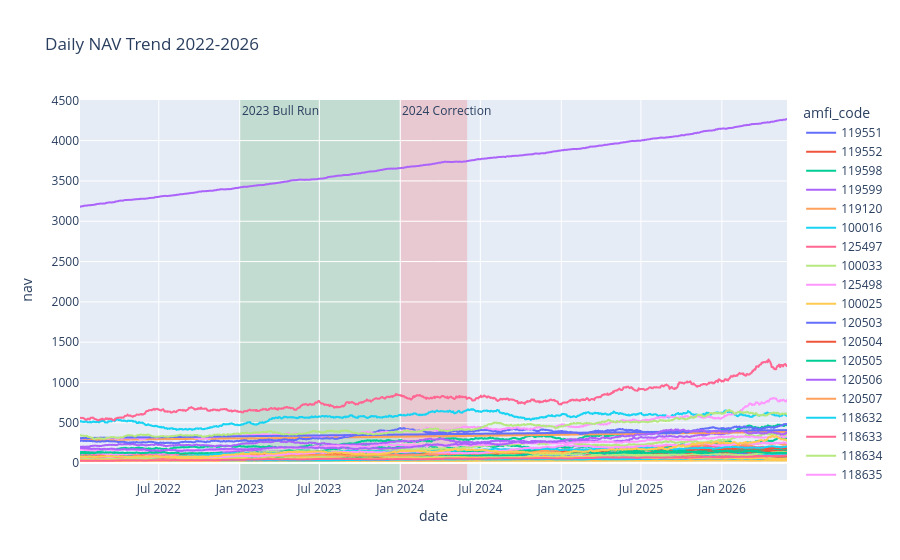

Here is the notebook cell this chart was saved with:
### Code cell
# Task 1: NAV Trend Analysis
fig = px.line(df_nav, x='date', y='nav', color='amfi_code', title="Daily NAV Trend 2022-2026")

# Highlight 2023 Bull Run
fig.add_vrect(
    x0="2023-01-01", x1="2023-12-31", 
    fillcolor="green", opacity=0.15, layer="below", line_width=0,
    annotation_text="2023 Bull Run", annotation_position="top left"
)

# Highlight 2024 Correction
fig.add_vrect(
    x0="2024-01-01", x1="2024-06-01", 
    fillcolor="red", opacity=0.15, layer="below", line_width=0,
    annotation_text="2024 Correction", annotation_position="top left"
)

fig.show()

### Figure 1 — Plotly figure (JSON) as saved in the notebook; plotly's stock layout.template omitted (floating-point values rounded to 4 significant figures; data arrays with more than 128 entries replaced by an {"elided": "..."} marker saying what was removed)
{"data": [{"hovertemplate": "amfi_code=119551<br>date=%{x}<br>nav=%{y}<extra></extra>", "legendgroup": "119551", "line": {"color": "#636efa", "dash": "solid"}, "marker": {"symbol": "circle"}, "mode": "lines", "name": "119551", "showlegend": true, "type": "scattergl", "x": {"elided": "1150 str values"}, "xaxis": "x", "y": {"elided": "1150 float values"}, "yaxis": "y"}, {"hovertemplate": "amfi_code=119552<br>date=%{x}<br>nav=%{y}<extra></extra>", "legendgroup": "119552", "line": {"color": "#EF553B", "dash": "solid"}, "marker": {"symbol": "circle"}, "mode": "lines", "name": "119552", "showlegend": true, "type": "scattergl", "x": {"elided": "1150 str values"}, "xaxis": "x", "y": {"elided": "1150 float values"}, "yaxis": "y"}, {"hovertemplate": "amfi_code=119598<br>date=%{x}<br>nav=%{y}<extra></extra>", "legendgroup": "119598", "line": {"color": "#00cc96", "dash": "solid"}, "marker": {"symbol": "circle"}, "mode": "lines", "name": "119598", "showlegend": true, "type": "scattergl", "x": {"elided": "1150 str values"}, "xaxis": "x", "y": {"elided": "1150 float values"}, "yaxis": "y"}, {"hovertemplate": "amfi_code=119599<br>date=%{x}<br>nav=%{y}<extra></extra>", "legendgroup": "119599", "line": {"color": "#ab63fa", "dash": "solid"}, "marker": {"symbol": "circle"}, "mode": "lines", "name": "119599", "showlegend": true, "type": "scattergl", "x": {"elided": "1150 str values"}, "xaxis": "x", "y": {"elided": "1150 float values"}, "yaxis": "y"}, {"hovertemplate": "amfi_code=119120<br>date=%{x}<br>nav=%{y}<extra></extra>", "legendgroup": "119120", "line": {"color": "#FFA15A", "dash": "solid"}, "marker": {"symbol": "circle"}, "mode": "lines", "name": "119120", "showlegend": true, "type": "scattergl", "x": {"elided": "1150 str values"}, "xaxis": "x", "y": {"elided": "1150 float values"}, "yaxis": "y"}, {"hovertemplate": "amfi_code=100016<br>date=%{x}<br>nav=%{y}<extra></extra>", "legendgroup": "100016", "line": {"color": "#19d3f3", "dash": "solid"}, "marker": {"symbol": "circle"}, "mode": "lines", "name": "100016", "showlegend": true, "type": "scattergl", "x": {"elided": "1150 str values"}, "xaxis": "x", "y": {"elided": "1150 float values"}, "yaxis": "y"}, {"hovertemplate": "amfi_code=125497<br>date=%{x}<br>nav=%{y}<extra></extra>", "legendgroup": "125497", "line": {"color": "#FF6692", "dash": "solid"}, "marker": {"symbol": "circle"}, "mode": "lines", "name": "125497", "showlegend": true, "type": "scattergl", "x": {"elided": "1150 str values"}, "xaxis": "x", "y": {"elided": "1150 float values"}, "yaxis": "y"}, {"hovertemplate": "amfi_code=100033<br>date=%{x}<br>nav=%{y}<extra></extra>", "legendgroup": "100033", "line": {"color": "#B6E880", "dash": "solid"}, "marker": {"symbol": "circle"}, "mode": "lines", "name": "100033", "showlegend": true, "type": "scattergl", "x": {"elided": "1150 str values"}, "xaxis": "x", "y": {"elided": "1150 float values"}, "yaxis": "y"}, {"hovertemplate": "amfi_code=125498<br>date=%{x}<br>nav=%{y}<extra></extra>", "legendgroup": "125498", "line": {"color": "#FF97FF", "dash": "solid"}, "marker": {"symbol": "circle"}, "mode": "lines", "name": "125498", "showlegend": true, "type": "scattergl", "x": {"elided": "1150 str values"}, "xaxis": "x", "y": {"elided": "1150 float values"}, "yaxis": "y"}, {"hovertemplate": "amfi_code=100025<br>date=%{x}<br>nav=%{y}<extra></extra>", "legendgroup": "100025", "line": {"color": "#FECB52", "dash": "solid"}, "marker": {"symbol": "circle"}, "mode": "lines", "name": "100025", "showlegend": true, "type": "scattergl", "x": {"elided": "1150 str values"}, "xaxis": "x", "y": {"elided": "1150 float values"}, "yaxis": "y"}, {"hovertemplate": "amfi_code=120503<br>date=%{x}<br>nav=%{y}<extra></extra>", "legendgroup": "120503", "line": {"color": "#636efa", "dash": "solid"}, "marker": {"symbol": "circle"}, "mode": "lines", "name": "120503", "showlegend": true, "type": "scattergl", "x": {"elided": "1150 str values"}, "xaxis": "x", "y": {"elided": "1150 float values"}, "yaxis": "y"}, {"hovertemplate": "amfi_code=120504<br>date=%{x}<br>nav=%{y}<extra></extra>", "legendgroup": "120504", "line": {"color": "#EF553B", "dash": "solid"}, "marker": {"symbol": "circle"}, "mode": "lines", "name": "120504", "showlegend": true, "type": "scattergl", "x": {"elided": "1150 str values"}, "xaxis": "x", "y": {"elided": "1150 float values"}, "yaxis": "y"}, {"hovertemplate": "amfi_code=120505<br>date=%{x}<br>nav=%{y}<extra></extra>", "legendgroup": "120505", "line": {"color": "#00cc96", "dash": "solid"}, "marker": {"symbol": "circle"}, "mode": "lines", "name": "120505", "showlegend": true, "type": "scattergl", "x": {"elided": "1150 str values"}, "xaxis": "x", "y": {"elided": "1150 float values"}, "yaxis": "y"}, {"hovertemplate": "amfi_code=120506<br>date=%{x}<br>nav=%{y}<extra></extra>", "legendgroup": "120506", "line": {"color": "#ab63fa", "dash": "solid"}, "marker": {"symbol": "circle"}, "mode": "lines", "name": "120506", "showlegend": true, "type": "scattergl", "x": {"elided": "1150 str values"}, "xaxis": "x", "y": {"elided": "1150 float values"}, "yaxis": "y"}, {"hovertemplate": "amfi_code=120507<br>date=%{x}<br>nav=%{y}<extra></extra>", "legendgroup": "120507", "line": {"color": "#FFA15A", "dash": "solid"}, "marker": {"symbol": "circle"}, "mode": "lines", "name": "120507", "showlegend": true, "type": "scattergl", "x": {"elided": "1150 str values"}, "xaxis": "x", "y": {"elided": "1150 float values"}, "yaxis": "y"}, {"hovertemplate": "amfi_code=118632<br>date=%{x}<br>nav=%{y}<extra></extra>", "legendgroup": "118632", "line": {"color": "#19d3f3", "dash": "solid"}, "marker": {"symbol": "circle"}, "mode": "lines", "name": "118632", "showlegend": true, "type": "scattergl", "x": {"elided": "1150 str values"}, "xaxis": "x", "y": {"elided": "1150 float values"}, "yaxis": "y"}, {"hovertemplate": "amfi_code=118633<br>date=%{x}<br>nav=%{y}<extra></extra>", "legendgroup": "118633", "line": {"color": "#FF6692", "dash": "solid"}, "marker": {"symbol": "circle"}, "mode": "lines", "name": "118633", "showlegend": true, "type": "scattergl", "x": {"elided": "1150 str values"}, "xaxis": "x", "y": {"elided": "1150 float values"}, "yaxis": "y"}, {"hovertemplate": "amfi_code=118634<br>date=%{x}<br>nav=%{y}<extra></extra>", "legendgroup": "118634", "line": {"color": "#B6E880", "dash": "solid"}, "marker": {"symbol": "circle"}, "mode": "lines", "name": "118634", "showlegend": true, "type": "scattergl", "x": {"elided": "1150 str values"}, "xaxis": "x", "y": {"elided": "1150 float values"}, "yaxis": "y"}, {"hovertemplate": "amfi_code=118635<br>date=%{x}<br>nav=%{y}<extra></extra>", "legendgroup": "118635", "line": {"color": "#FF97FF", "dash": "solid"}, "marker": {"symbol": "circle"}, "mode": "lines", "name": "118635", "showlegend": true, "type": "scattergl", "x": {"elided": "1150 str values"}, "xaxis": "x", "y": {"elided": "1150 float values"}, "yaxis": "y"}, {"hovertemplate": "amfi_code=118636<br>date=%{x}<br>nav=%{y}<extra></extra>", "legendgroup": "118636", "line": {"color": "#FECB52", "dash": "solid"}, "marker": {"symbol": "circle"}, "mode": "lines", "name": "118636", "showlegend": true, "type": "scattergl", "x": {"elided": "1150 str values"}, "xaxis": "x", "y": {"elided": "1150 float values"}, "yaxis": "y"}, {"hovertemplate": "amfi_code=120841<br>date=%{x}<br>nav=%{y}<extra></extra>", "legendgroup": "120841", "line": {"color": "#636efa", "dash": "solid"}, "marker": {"symbol": "circle"}, "mode": "lines", "name": "120841", "showlegend": true, "type": "scattergl", "x": {"elided": "1150 str values"}, "xaxis": "x", "y": {"elided": "1150 float values"}, "yaxis": "y"}, {"hovertemplate": "amfi_code=120842<br>date=%{x}<br>nav=%{y}<extra></extra>", "legendgroup": "120842", "line": {"color": "#EF553B", "dash": "solid"}, "marker": {"symbol": "circle"}, "mode": "lines", "name": "120842", "showlegend": true, "type": "scattergl", "x": {"elided": "1150 str values"}, "xaxis": "x", "y": {"elided": "1150 float values"}, "yaxis": "y"}, {"hovertemplate": "amfi_code=120843<br>date=%{x}<br>nav=%{y}<extra></extra>", "legendgroup": "120843", "line": {"color": "#00cc96", "dash": "solid"}, "marker": {"symbol": "circle"}, "mode": "lines", "name": "120843", "showlegend": true, "type": "scattergl", "x": {"elided": "1150 str values"}, "xaxis": "x", "y": {"elided": "1150 float values"}, "yaxis": "y"}, {"hovertemplate": "amfi_code=120844<br>date=%{x}<br>nav=%{y}<extra></extra>", "legendgroup": "120844", "line": {"color": "#ab63fa", "dash": "solid"}, "marker": {"symbol": "circle"}, "mode": "lines", "name": "120844", "showlegend": true, "type": "scattergl", "x": {"elided": "1150 str values"}, "xaxis": "x", "y": {"elided": "1150 float values"}, "yaxis": "y"}, {"hovertemplate": "amfi_code=119092<br>date=%{x}<br>nav=%{y}<extra></extra>", "legendgroup": "119092", "line": {"color": "#FFA15A", "dash": "solid"}, "marker": {"symbol": "circle"}, "mode": "lines", "name": "119092", "showlegend": true, "type": "scattergl", "x": {"elided": "1150 str values"}, "xaxis": "x", "y": {"elided": "1150 float values"}, "yaxis": "y"}, {"hovertemplate": "amfi_code=119093<br>date=%{x}<br>nav=%{y}<extra></extra>", "legendgroup": "119093", "line": {"color": "#19d3f3", "dash": "solid"}, "marker": {"symbol": "circle"}, "mode": "lines", "name": "119093", "showlegend": true, "type": "scattergl", "x": {"elided": "1150 str values"}, "xaxis": "x", "y": {"elided": "1150 float values"}, "yaxis": "y"}, {"hovertemplate": "amfi_code=119094<br>date=%{x}<br>nav=%{y}<extra></extra>", "legendgroup": "119094", "line": {"color": "#FF6692", "dash": "solid"}, "marker": {"symbol": "circle"}, "mode": "lines", "name": "119094", "showlegend": true, "type": "scattergl", "x": {"elided": "1150 str values"}, "xaxis": "x", "y": {"elided": "1150 float values"}, "yaxis": "y"}, {"hovertemplate": "amfi_code=119095<br>date=%{x}<br>nav=%{y}<extra></extra>", "legendgroup": "119095", "line": {"color": "#B6E880", "dash": "solid"}, "marker": {"symbol": "circle"}, "mode": "lines", "name": "119095", "showlegend": true, "type": "scattergl", "x": {"elided": "1150 str values"}, "xaxis": "x", "y": {"elided": "1150 float values"}, "yaxis": "y"}, {"hovertemplate": "amfi_code=101206<br>date=%{x}<br>nav=%{y}<extra></extra>", "legendgroup": "101206", "line": {"color": "#FF97FF", "dash": "solid"}, "marker": {"symbol": "circle"}, "mode": "lines", "name": "101206", "showlegend": true, "type": "scattergl", "x": {"elided": "1150 str values"}, "xaxis": "x", "y": {"elided": "1150 float values"}, "yaxis": "y"}, {"hovertemplate": "amfi_code=101207<br>date=%{x}<br>nav=%{y}<extra></extra>", "legendgroup": "101207", "line": {"color": "#FECB52", "dash": "solid"}, "marker": {"symbol": "circle"}, "mode": "lines", "name": "101207", "showlegend": true, "type": "scattergl", "x": {"elided": "1150 str values"}, "xaxis": "x", "y": {"elided": "1150 float values"}, "yaxis": "y"}, {"hovertemplate": "amfi_code=101208<br>date=%{x}<br>nav=%{y}<extra></extra>", "legendgroup": "101208", "line": {"color": "#636efa", "dash": "solid"}, "marker": {"symbol": "circle"}, "mode": "lines", "name": "101208", "showlegend": true, "type": "scattergl", "x": {"elided": "1150 str values"}, "xaxis": "x", "y": {"elided": "1150 float values"}, "yaxis": "y"}, {"hovertemplate": "amfi_code=102885<br>date=%{x}<br>nav=%{y}<extra></extra>", "legendgroup": "102885", "line": {"color": "#EF553B", "dash": "solid"}, "marker": {"symbol": "circle"}, "mode": "lines", "name": "102885", "showlegend": true, "type": "scattergl", "x": {"elided": "1150 str values"}, "xaxis": "x", "y": {"elided": "1150 float values"}, "yaxis": "y"}, {"hovertemplate": "amfi_code=102886<br>date=%{x}<br>nav=%{y}<extra></extra>", "legendgroup": "102886", "line": {"color": "#00cc96", "dash": "solid"}, "marker": {"symbol": "circle"}, "mode": "lines", "name": "102886", "showlegend": true, "type": "scattergl", "x": {"elided": "1150 str values"}, "xaxis": "x", "y": {"elided": "1150 float values"}, "yaxis": "y"}, {"hovertemplate": "amfi_code=102887<br>date=%{x}<br>nav=%{y}<extra></extra>", "legendgroup": "102887", "line": {"color": "#ab63fa", "dash": "solid"}, "marker": {"symbol": "circle"}, "mode": "lines", "name": "102887", "showlegend": true, "type": "scattergl", "x": {"elided": "1150 str values"}, "xaxis": "x", "y": {"elided": "1150 float values"}, "yaxis": "y"}, {"hovertemplate": "amfi_code=148567<br>date=%{x}<br>nav=%{y}<extra></extra>", "legendgroup": "148567", "line": {"color": "#FFA15A", "dash": "solid"}, "marker": {"symbol": "circle"}, "mode": "lines", "name": "148567", "showlegend": true, "type": "scattergl", "x": {"elided": "1150 str values"}, "xaxis": "x", "y": {"elided": "1150 float values"}, "yaxis": "y"}, {"hovertemplate": "amfi_code=148568<br>date=%{x}<br>nav=%{y}<extra></extra>", "legendgroup": "148568", "line": {"color": "#19d3f3", "dash": "solid"}, "marker": {"symbol": "circle"}, "mode": "lines", "name": "148568", "showlegend": true, "type": "scattergl", "x": {"elided": "1150 str values"}, "xaxis": "x", "y": {"elided": "1150 float values"}, "yaxis": "y"}, {"hovertemplate": "amfi_code=148569<br>date=%{x}<br>nav=%{y}<extra></extra>", "legendgroup": "148569", "line": {"color": "#FF6692", "dash": "solid"}, "marker": {"symbol": "circle"}, "mode": "lines", "name": "148569", "showlegend": true, "type": "scattergl", "x": {"elided": "1150 str values"}, "xaxis": "x", "y": {"elided": "1150 float values"}, "yaxis": "y"}, {"hovertemplate": "amfi_code=149322<br>date=%{x}<br>nav=%{y}<extra></extra>", "legendgroup": "149322", "line": {"color": "#B6E880", "dash": "solid"}, "marker": {"symbol": "circle"}, "mode": "lines", "name": "149322", "showlegend": true, "type": "scattergl", "x": {"elided": "1150 str values"}, "xaxis": "x", "y": {"elided": "1150 float values"}, "yaxis": "y"}, {"hovertemplate": "amfi_code=149323<br>date=%{x}<br>nav=%{y}<extra></extra>", "legendgroup": "149323", "line": {"color": "#FF97FF", "dash": "solid"}, "marker": {"symbol": "circle"}, "mode": "lines", "name": "149323", "showlegend": true, "type": "scattergl", "x": {"elided": "1150 str values"}, "xaxis": "x", "y": {"elided": "1150 float values"}, "yaxis": "y"}, {"hovertemplate": "amfi_code=149324<br>date=%{x}<br>nav=%{y}<extra></extra>", "legendgroup": "149324", "line": {"color": "#FECB52", "dash": "solid"}, "marker": {"symbol": "circle"}, "mode": "lines", "name": "149324", "showlegend": true, "type": "scattergl", "x": {"elided": "1150 str values"}, "xaxis": "x", "y": {"elided": "1150 float values"}, "yaxis": "y"}], "layout": {"annotations": [{"showarrow": false, "text": "2023 Bull Run", "x": "2023-01-01", "xanchor": "left", "xref": "x", "y": 1, "yanchor": "top", "yref": "y domain"}, {"showarrow": false, "text": "2024 Correction", "x": "2024-01-01", "xanchor": "left", "xref": "x", "y": 1, "yanchor": "top", "yref": "y domain"}], "legend": {"title": {"text": "amfi_code"}, "tracegroupgap": 0}, "shapes": [{"fillcolor": "green", "layer": "below", "line": {"width": 0}, "opacity": 0.15, "type": "rect", "x0": "2023-01-01", "x1": "2023-12-31", "xref": "x", "y0": 0, "y1": 1, "yref": "y domain"}, {"fillcolor": "red", "layer": "below", "line": {"width": 0}, "opacity": 0.15, "type": "rect", "x0": "2024-01-01", "x1": "2024-06-01", "xref": "x", "y0": 0, "y1": 1, "yref": "y domain"}], "title": {"text": "Daily NAV Trend 2022-2026"}, "xaxis": {"anchor": "y", "domain": [0, 1], "title": {"text": "date"}}, "yaxis": {"anchor": "x", "domain": [0, 1], "title": {"text": "nav"}}}}
